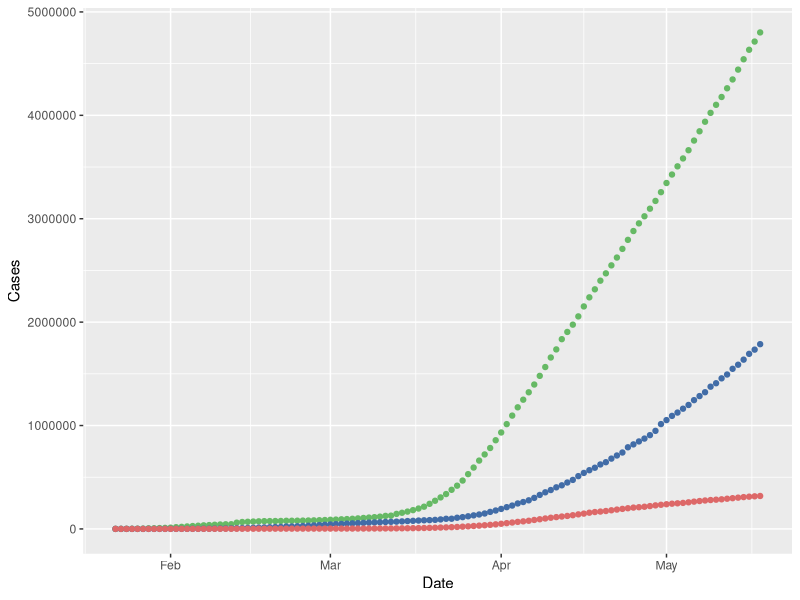

The R script that drew this image:
## ---- chunk 1
library(dplyr)
library(tidyverse)
library(stringr)
## ---- chunk 2
# -- Algorithm --
# 1. Make a function that takes in a data set.
# 2. Select the country name and the case data columns.
# 3. Group by country and sum the rows.
# 4. Select the case data columns.
# 5. Sum each row of the case data.
# 6. Reshape the data & convert dates to objects.
# 7. Call the function for each data set.
# 8. Plot the 3 data frames.

g_confirmed <- read.csv(file="../data/time_series_covid19_confirmed_global.csv", stringsAsFactors = FALSE)

g_recoveries <- read.csv(file="../data/time_series_covid19_recovered_global.csv", stringsAsFactors = FALSE)

g_deaths <- read.csv(file="../data/time_series_covid19_deaths_global.csv", stringsAsFactors = FALSE)

get_total <- function(data_set) {

  data_set %>% # Open the data set
    
    select(Country.Region, X1.22.20:last_col()) %>%  # Select country name and all date cols
    
    group_by(Country.Region) %>%  # Group by country name
    
    summarise_all(sum) %>%  # Total the countries data
    
    select(X1.22.20:last_col()) %>% # Select all date cols
    
    summarise_all(sum) %>% # Total the global data for each date
    
    gather(key=Recorded.Days, value=Cases, X1.22.20:last_col()) %>% # Reshape the data
    
    mutate(Recorded.Days=as.Date(Recorded.Days, format= "X%m.%d.%y")) # Converting to date objects

}

total_confirmed <- get_total(g_confirmed) # get the totals

total_recoveries <- get_total(g_recoveries)

total_deaths <- get_total(g_deaths)

ggplot() + # Make the plot
  
  geom_point(total_confirmed, mapping =  aes(y=Cases, x=Recorded.Days), color="#66B965") + # confirmed plot
  
  geom_point(total_recoveries, mapping = aes(y=Cases, x=Recorded.Days), color="#416CA7") + # recoveries plot
  
  geom_point(total_deaths, mapping = aes(y=Cases, x=Recorded.Days), color="#DD6868") + # deaths plot

  scale_y_continuous(name="Cases", labels=function(x) format(x, scientific = FALSE)) + # y axis
  
  scale_x_date(name="Date") # x axis

